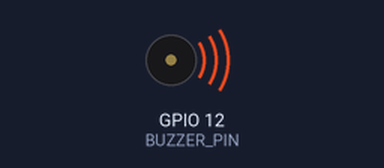
Bench run of a program on a simulated Raspberry Pi (BCM pin numbers). Shown: buzzer (waves = sounding). At 8.1 s the program stops and its outputs stay as they are.

Above: at 0.1 s.
At 8.2 s:
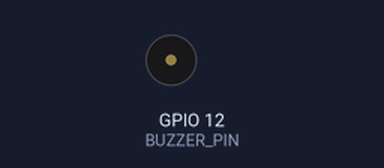
Timing chart, 0 to 9.6 s (numbered marks = the images above):
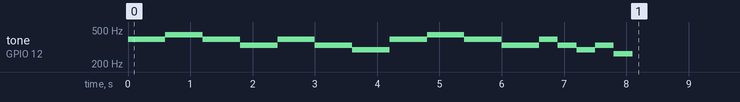

Measured:
- by itself, tone on GPIO 12 (BUZZER_PIN): plays 392 Hz for 0.60 s, 440 Hz for 0.60 s, 392 Hz for 0.60 s, 330 Hz for 0.60 s, 392 Hz for 0.60 s, 330 Hz for 0.60 s … (16 notes in this stretch)

The program:

piezo_buzzer_piano.py
```python
# 도레미파솔라시도 음 출력하기
import RPi.GPIO as GPIO
import time

BUZZER_PIN = 12
GPIO.setmode(GPIO.BCM)
GPIO.setup(BUZZER_PIN, GPIO.OUT)

#pwm 인스턴스 생성
#주파수 설정(4옥타브 도음 : 262Hz)
pwm=GPIO.PWM(BUZZER_PIN,262)
pwm.start(10) #duty cycle (0~100)

#도레미파솔라시도 소리내기
melody = [262, 294, 330, 349, 392, 440, 494, 523]  #리스트
first = [392, 392, 440, 440, 392, 392, 330, 330, 392, 392, 330, 330, 294, 294, 392, 392, 440, 440, 392, 392, 330, 330, 392, 330, 294, 330, 262]

try:
    for i in first:
        pwm.ChangeFrequency(i)  #주파수 변경
        time.sleep(0.3)

finally:
    pwm.stop()
    GPIO.cleanup()
```
